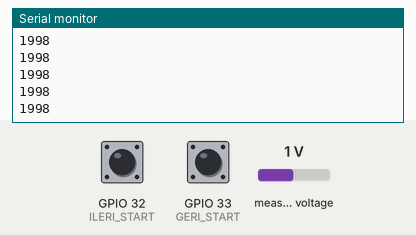
Recording of a sketch running on a simulated ESP32. On the bench: the last lines printed to the serial monitor. Inputs (shaded band) come from the test bench; at power-on: measured voltage 1 V, GPIO 32 (ILERI_START) LOW, GPIO 33 (GERI_START) LOW.

Above: at 1.2 s.
1.3 s: measured voltage set to 0 V
At 1.33 s:
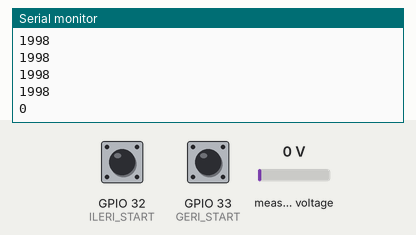
2.8 s: measured voltage set to 0.5 V
At 2.84 s:
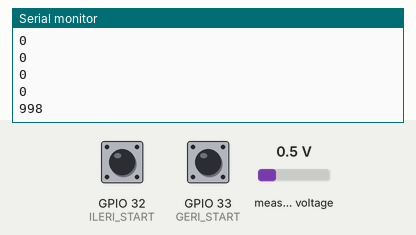
Timing chart, 0 to 5.8 s (numbered marks = the images above; inputs shaded):
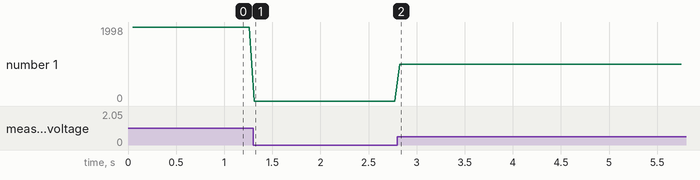

Measured:
- after the input at 1.3 s, the serial monitor: prints a new line at once (image 1)
- after the input at 2.8 s, the serial monitor: prints a new line at once (image 2)
- plotted number 1: 1998 → 0 after the input at 1.3 s, 0 → 998 after the input at 2.8 s

The sketch:

Master_ESP_Code.ino
```cpp
// Communication libraries
#include <esp_now.h>
#include <WiFi.h>

// ADC module library
#include "Protocentral_ADS1220.h"
#include <SPI.h>

// Definitions for ADC module
#define PGA            1           // Programmable Gain Amplifier = 1
#define VREF           2.048       // Internal reference voltage = 2.048V
#define VFSR           VREF/PGA    // Full-scale voltage reference
#define FULL_SCALE     (((long int)1<<23)-1)  // ADC full-scale count (2^23 - 1)

#define ADS1220_CS_PIN    5  // Chip Select pin for ADC
#define ADS1220_DRDY_PIN  4  // Data Ready pin for ADC

// Pins for forward/backward start signals
const int ILERI_START = 32;
const int GERI_START  = 33;

Protocentral_ADS1220 pc_ads1220;
int32_t adc_data;

// Broadcast address for ESP-NOW
uint8_t broadcastAddress[] = {0xFF, 0xFF, 0xFF, 0xFF, 0xFF, 0xFF};

// Structure of data to send (must match receiver's structure)
typedef struct struct_message {
   int id;         // Server card ID; unique for each server
   int Potdeger;   // Measured analog value
   int iStart;     // Forward start flag
   int gStart;     // Backward start flag
} struct_message;

struct_message myData;
esp_now_peer_info_t peerInfo;

// Callback after data is sent
void OnDataSent(const uint8_t *mac_addr, esp_now_send_status_t status) {
  // You can print send status here if needed
}

void setup() {
    Serial.begin(115200);               // Initialize serial port
    WiFi.mode(WIFI_STA);                // Set WiFi to station mode

    pinMode(ILERI_START, INPUT);
    pinMode(GERI_START, INPUT);

    // Initialize ESP-NOW
    if (esp_now_init() != ESP_OK) {
        return;
    }

    // Initialize ADC module
    pc_ads1220.begin(ADS1220_CS_PIN, ADS1220_DRDY_PIN);
    pc_ads1220.set_data_rate(DR_600SPS);          // Set sampling rate
    pc_ads1220.set_pga_gain(PGA_GAIN_1);          // Set PGA gain
    pc_ads1220.set_conv_mode_single_shot();       // Single-shot conversion mode

    esp_now_register_send_cb(OnDataSent);

    // Configure peer for broadcasting
    memcpy(peerInfo.peer_addr, broadcastAddress, 6);
    peerInfo.channel = 0;
    peerInfo.encrypt = false;

    // Add peer
    if (esp_now_add_peer(&peerInfo) != ESP_OK) {
        return;
    }
}

void loop() {
    // Read single-ended ADC channel 0
    adc_data = pc_ads1220.Read_SingleShot_SingleEnded_WaitForData(MUX_SE_CH0);

    // Convert raw ADC data to millivolts and scale for 12-bit range
    int x = convertToMilliV(adc_data) * 2;
    Serial.println(x);

    myData.id       = 2;    // Master ID
    myData.Potdeger = x;    // Value to send

    // Read forward start signal
    if (digitalRead(ILERI_START) == HIGH) {
        myData.iStart = 255;    // Active
    } else {
        myData.iStart = 0;      // Inactive
    }

    // Read backward start signal
    if (digitalRead(GERI_START) == HIGH) {
        myData.gStart = 255;    // Active
    } else {
        myData.gStart = 0;      // Inactive
    }

    // Send data via ESP-NOW
    esp_now_send(broadcastAddress, (uint8_t *)&myData, sizeof(myData));
}

// Convert ADC reading to millivolts (integer)
int convertToMilliV(int32_t raw) {
    return (int)((raw * VREF * 1000) / FULL_SCALE);
}
```
